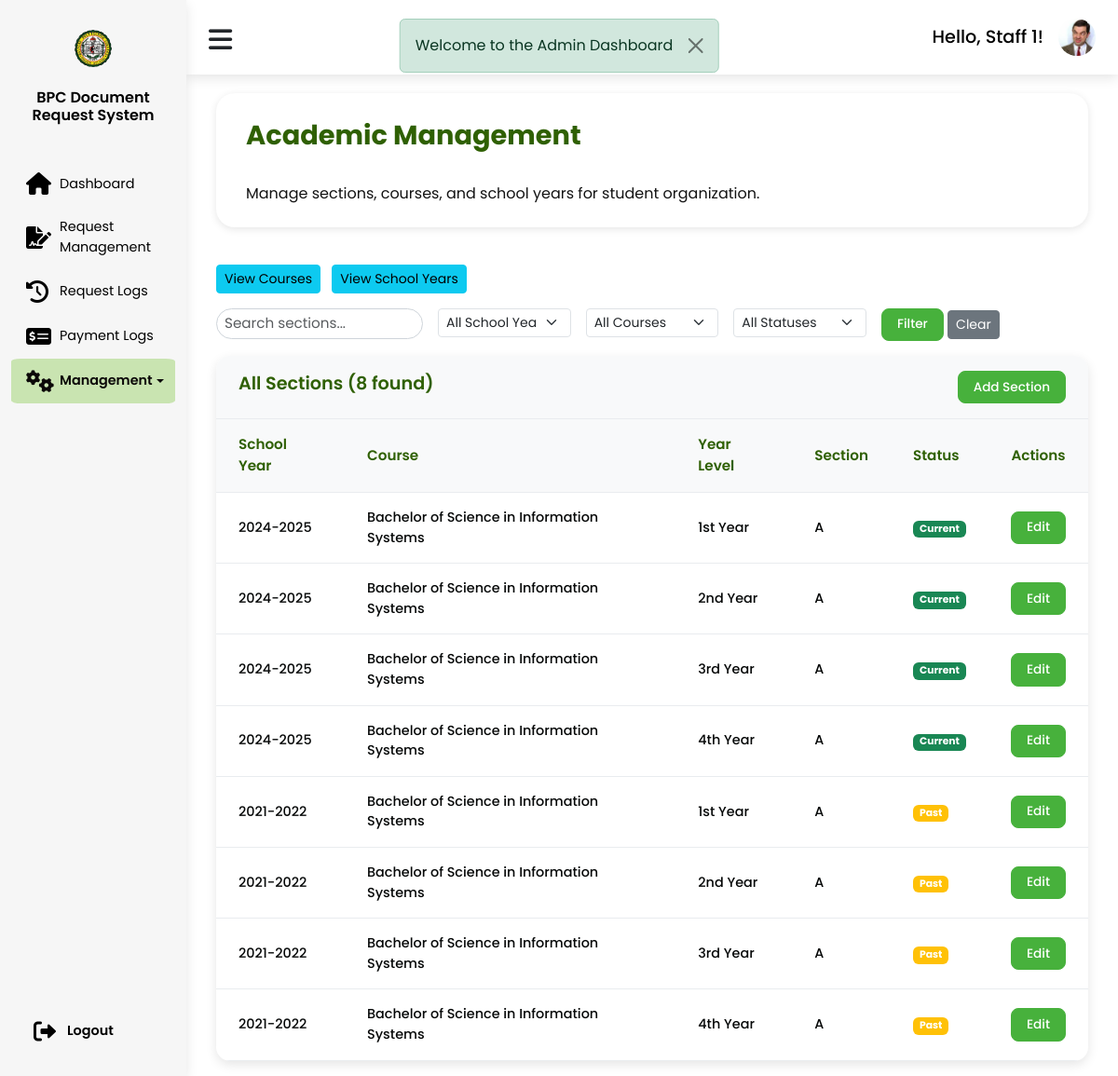
Page /admin/sections.php (signed in) on the committed database.
### tables this page shows
CREATE TABLE `users` (
  `id` int(11) NOT NULL,
  `studentid` varchar(20) DEFAULT NULL,
  `firstname` varchar(50) NOT NULL,
  `lastname` varchar(50) NOT NULL,
  `middlename` varchar(50) DEFAULT NULL,
  `email` varchar(255) NOT NULL,
  `number` varchar(20) NOT NULL,
  `password` varchar(255) NOT NULL,
  `profile` varchar(255) DEFAULT NULL,
  `gender` enum('Male','Female','Prefer not to say') NOT NULL,
  `birthdate` date NOT NULL,
  `section_id` int(11) DEFAULT NULL,
  `course_id` int(11) DEFAULT NULL,
  `year_id` int(11) DEFAULT NULL,
  `year_level` enum('1st Year','2nd Year','3rd Year','4th Year') DEFAULT NULL,
  `role` varchar(20) NOT NULL,
  `terms` tinyint(1) NOT NULL DEFAULT 0,
  `is_ban` tinyint(1) NOT NULL DEFAULT 0,
  `verify_token` varchar(200) DEFAULT NULL,
  `verify_status` tinyint(1) NOT NULL DEFAULT 0,
  `created_at` timestamp NOT NULL DEFAULT current_timestamp(),
  `updated_at` timestamp NOT NULL DEFAULT current_timestamp() ON UPDATE current_timestamp(),
  `reset_token` varchar(32) DEFAULT NULL,
  `reset_expires_at` datetime DEFAULT NULL,
  `verify_expires_at` datetime DEFAULT NULL,
  `suffix` varchar(10) DEFAULT NULL
);

CREATE TABLE `sections` (
  `id` int(11) NOT NULL,
  `school_year_id` int(11) NOT NULL,
  `course_id` int(11) NOT NULL,
  `year_level` enum('1st Year','2nd Year','3rd Year','4th Year') NOT NULL,
  `section` varchar(50) NOT NULL COMMENT 'e.g., Section A',
  `created_at` timestamp NOT NULL DEFAULT current_timestamp(),
  `updated_at` timestamp NOT NULL DEFAULT current_timestamp() ON UPDATE current_timestamp(),
  `status` enum('Current','Past','Inactive') NOT NULL DEFAULT 'Current'
);

CREATE TABLE `school_years` (
  `id` int(11) NOT NULL,
  `year` varchar(10) NOT NULL COMMENT 'Format: YYYY-YYYY (e.g., 2024-2025)',
  `created_at` timestamp NOT NULL DEFAULT current_timestamp(),
  `updated_at` timestamp NOT NULL DEFAULT current_timestamp() ON UPDATE current_timestamp(),
  `status` enum('Current','Past','Inactive') NOT NULL DEFAULT 'Current'
);

CREATE TABLE `courses` (
  `id` int(11) NOT NULL,
  `name` varchar(100) NOT NULL,
  `code` varchar(10) NOT NULL,
  `description` text DEFAULT NULL,
  `created_at` timestamp NOT NULL DEFAULT current_timestamp(),
  `updated_at` timestamp NOT NULL DEFAULT current_timestamp() ON UPDATE current_timestamp(),
  `is_active` tinyint(1) NOT NULL DEFAULT 1
);

### admin/sections.php (the view, shortened to what this page needs)
<?php
include('includes/header.php');
$search = isset($_GET['search']) ? trim($_GET['search']) : '';
$where_clauses = [];
$where_sql = !empty($where_clauses) ? "WHERE " . implode(" AND ", $where_clauses) : "";
$query = "SELECT s.*, sy.year AS school_year, c.name AS course_name
          FROM sections s
          JOIN school_years sy ON s.school_year_id = sy.id
          JOIN courses c ON s.course_id = c.id
          $where_sql";
$stmt = $conn->prepare($query);
if (!$stmt) {
    $_SESSION['message'] = "Failed to prepare query for sections: " . $conn->error;
    $_SESSION['message_type'] = 'danger';
    $sections = [];
} else {
    $stmt->execute();
    $result = $stmt->get_result();
    $sections = [];
    while ($row = $result->fetch_assoc()) {
        $sections[] = $row;
    }
}
?>
<link rel="stylesheet" href="../assets/css/admin_dashboard.css">
<main>
    <div class="page-header">
        <span>Academic Management</span><br>
        <small>Manage sections, courses, and school years for student organization.</small>
    </div>
    <div class="page-content">
        <?php if (isset($_SESSION['message'])): ?>
            <div class="alert alert-<?php echo htmlspecialchars($_SESSION['message_type']); ?> alert-dismissible fade show position-fixed top-0 start-50 translate-middle-x" style="z-index: 1050; margin-top: 20px;" role="alert">
                <?php echo htmlspecialchars($_SESSION['message']); ?>
                <button type="button" class="btn-close" data-bs-dismiss="alert" aria-label="Close"></button>
            </div>
        <?php endif; ?>
        <div class="mb-3">
            <button type="button" class="btn btn-info btn-sm me-2" data-bs-toggle="modal" data-bs-target="#viewCoursesModal">View Courses</button>
            <button type="button" class="btn btn-info btn-sm" data-bs-toggle="modal" data-bs-target="#viewSchoolYearsModal">View School Years</button>
        </div>
        <div class="mb-3">
            <form method="GET" action="sections.php" class="row g-3">
                <div class="col-md-3">
                    <input type="text" name="search" class="form-control form-control-sm" placeholder="Search sections..." value="<?php echo htmlspecialchars($search); ?>">
                </div>
                <div class="col-md-2">
                    <select name="school_year" class="form-select form-select-sm">
                        <option value="">All School Years</option>
                    </select>
                </div>
                <div class="col-md-2">
                    <select name="course" class="form-select form-select-sm">
                        <option value="">All Courses</option>
                    </select>
                </div>
                <div class="col-md-2">
                    <select name="status" class="form-select form-select-sm">
                        <option value="">All Statuses</option>
                    </select>
                </div>
                <div class="col-md-2">
                    <button type="submit" class="btn btn-primary btn-sm">Filter</button>
                    <a href="sections.php" class="btn btn-secondary btn-sm">Clear</a>
                </div>
            </form>
        </div>
        <div class="records table-responsive">
            <div class="record-header">
                <div class="add">
                    <span>All Sections (<?php echo count($sections); ?> found)</span>
                    <button type="button" class="btn btn-primary btn-sm float-end" data-bs-toggle="modal" data-bs-target="#addSectionModal">Add Section</button>
                </div>
            </div>
            <div>
                <table width="100%">
                    <thead>
                        <tr>
                            <th>School Year</th>
                            <th>Course</th>
                            <th>Year Level</th>
                            <th>Section</th>
                            <th>Status</th>
                            <th>Actions</th>
                        </tr>
                    </thead>
                    <tbody>
                        <?php foreach ($sections as $section): ?>
                            <tr>
                                <td><?php echo htmlspecialchars($section['school_year']); ?></td>
                                <td><?php echo htmlspecialchars($section['course_name']); ?></td>
                                <td><?php echo htmlspecialchars($section['year_level']); ?></td>
                                <td><?php echo htmlspecialchars($section['section']); ?></td>
                                <td>
                                    <span class="badge <?php echo $section['status'] === 'Current' ? 'bg-success' : ($section['status'] === 'Past' ? 'bg-warning' : 'bg-danger'); ?>">
                                        <?php echo htmlspecialchars($section['status']); ?>
                                    </span>
                                </td>
                                <td>
                                    <button type="button" class="btn btn-primary btn-sm edit-section-btn" data-bs-toggle="modal" data-bs-target="#editSectionModal" data-id="<?php echo $section['id']; ?>">Edit</button>
                                </td>
                            </tr>
                        <?php endforeach; ?>
                    </tbody>
                </table>
            </div>
        </div>
    </div>
</main>
</div>
<?php include('includes/footer.php'); ?>

### admin/includes/navbar.php (shortened to what this page needs)
<?php
$admin_id = $_SESSION['user_id'] ?? null;
$profile_image = '../assets/images/default_profile.jpg';
$firstname = 'User';
$lastname = '';
if ($admin_id) {
    $stmt = $conn->prepare("SELECT profile, firstname, lastname FROM users WHERE id = ?");
    $stmt->bind_param("i", $admin_id);
    $stmt->execute();
    $result = $stmt->get_result();
    $user = $result->fetch_assoc();
    if ($user) {
        if (!empty($user['profile'])) {
            $profile_image = '../' . $user['profile'];
        }
        $firstname = $user['firstname'] ?? 'User';
        $lastname = $user['lastname'] ?? '';
    }
}
?>
<header>
    <div class="header-content">
        <div class="toggle" onclick="toggleSidebar()">
            <span class="fa-solid fa-bars"></span>
        </div>
        <div class="header-right">
            <div class="user">
                <h3>Hello, <?= htmlspecialchars($firstname . ' ' . $lastname); ?>!</h3>
                <a href="dashboard.php" class="bg-img" style="background-image: url('<?php echo htmlspecialchars($profile_image); ?>');"></a>
            </div>
        </div>
    </div>
</header>

### assets/css/admin.css (style rules this page uses)
:root { --main-color: #c9e4b1; --color-dark: #000000; --text-grey: #B0B0B0; --sidebar-bg: #f6f6f6; --shadow: 0 4px 12px rgba(0, 0, 0, 0.1); }
* { margin: 0; padding: 0; text-decoration: none; list-style-type: none; box-sizing: border-box; font-family: 'Poppins', sans-serif; }
body { width: 100%; height: 100vh; background: #fff; overflow-x: hidden; }
header { position: fixed; top: 0; left: 200px; right: 0; height: 80px; background: #fff; box-shadow: var(--shadow); z-index: 90; transition: left 0.3s ease; }
.header-content { display: flex; justify-content: space-between; align-items: center; padding: 0 1.5rem; height: 100%; padding-top: 0.5rem; }
.toggle { cursor: pointer; z-index: 110; }
.toggle span { font-size: 1.8rem; transition: transform 0.2s ease; }
.header-right { display: flex; align-items: center; }
.form-control { width: 100%; max-width: 30rem; padding-right: 2.5rem; border: 1px solid #ced4da; border-radius: 20px; font-size: 0.95rem; transition: border-color 0.2s ease; }
.user { display: flex; align-items: center; }
.user h3 { color: var(--color-dark); font-size: 1.2rem; margin-right: 1rem; }
.user a.bg-img { height: 2.5rem; width: 2.5rem; margin-bottom: 0.5rem; background-size: cover; border-radius: 50%; transition: transform 0.2s ease; }

### assets/css/admin_dashboard.css (style rules this page uses)
main { margin-top: 100px; padding: 0 1rem; }
.page-header { padding: 1.5rem 2rem; background: #fff; border: none; border-radius: 20px; margin: 0 1rem 1.5rem; box-shadow: 0 2px 8px rgba(0, 0, 0, 0.1); }
.page-header span { color: #2f6003; font-size: 1.8rem; font-weight: 700; display: block; margin-bottom: 0.3rem; }
.page-header small { color: #131313; font-size: 1rem; font-weight: 400; }
.page-content { padding: 1rem; }
.records { background: #ffffff; border-radius: 15px; box-shadow: 0 4px 12px rgba(0, 0, 0, 0.1); overflow: hidden; }
.record-header { padding: 1rem 1.5rem; background: #f8f9fa; border-bottom: 1px solid #e9ecef; overflow: hidden; }
.record-header span { font-size: 1.2rem; color: #2f6003; font-weight: 600; line-height: 1.5; }
.table-responsive { width: 100%; overflow-x: auto; -webkit-overflow-scrolling: touch; }
table { width: 100%; border-collapse: collapse; border: none; min-width: 600px; }
table thead tr { background: #f8f9fa; }
table thead th { padding: 1rem 1.5rem; text-align: left; color: #2f6003; font-size: 0.95rem; font-weight: 600; border-bottom: 1px solid #e9ecef; }
table thead th:last-child { text-align: center; }
table tbody tr { transition: background 0.2s ease; }
table tbody td { padding: 1rem 1.5rem; color: #060808; font-size: 0.9rem; font-weight: 500; border-bottom: 1px solid #e9ecef; }
table tbody td:last-child { text-align: center; }
.btn-primary { background-color: #47b13c; border-color: #47b13c; border-radius: 8px; padding: 0.4rem 1rem; font-size: 0.85rem; font-weight: 500; transition: background-color 0.2s ease, transform 0.2s ease; }

### admin/includes/navbar.php (style rules this page uses)
.bg-img { width: 40px; height: 40px; background-size: cover; background-position: center; border-radius: 50%; display: inline-block; }

### rows in the picture
users: firstname+lastname "Staff 1", profile (picture)
sections: school_year.year "2024-2025", course.name "Bachelor of Science in Information Systems", year_level "1st Year", section "A", status "Current"
sections: school_year.year "2024-2025", course.name "Bachelor of Science in Information Systems", year_level "2nd Year", section "A", status "Current"
sections: school_year.year "2024-2025", course.name "Bachelor of Science in Information Systems", year_level "3rd Year", section "A", status "Current"
sections: school_year.year "2024-2025", course.name "Bachelor of Science in Information Systems", year_level "4th Year", section "A", status "Current"
sections: school_year.year "2021-2022", course.name "Bachelor of Science in Information Systems", year_level "1st Year", section "A", status "Past"
sections: school_year.year "2021-2022", course.name "Bachelor of Science in Information Systems", year_level "2nd Year", section "A", status "Past"
sections: school_year.year "2021-2022", course.name "Bachelor of Science in Information Systems", year_level "3rd Year", section "A", status "Past"
sections: school_year.year "2021-2022", course.name "Bachelor of Science in Information Systems", year_level "4th Year", section "A", status "Past"

### other values in the picture
$_SESSION['message'] "Welcome to the Admin Dashboard"
count($sections) "8"
